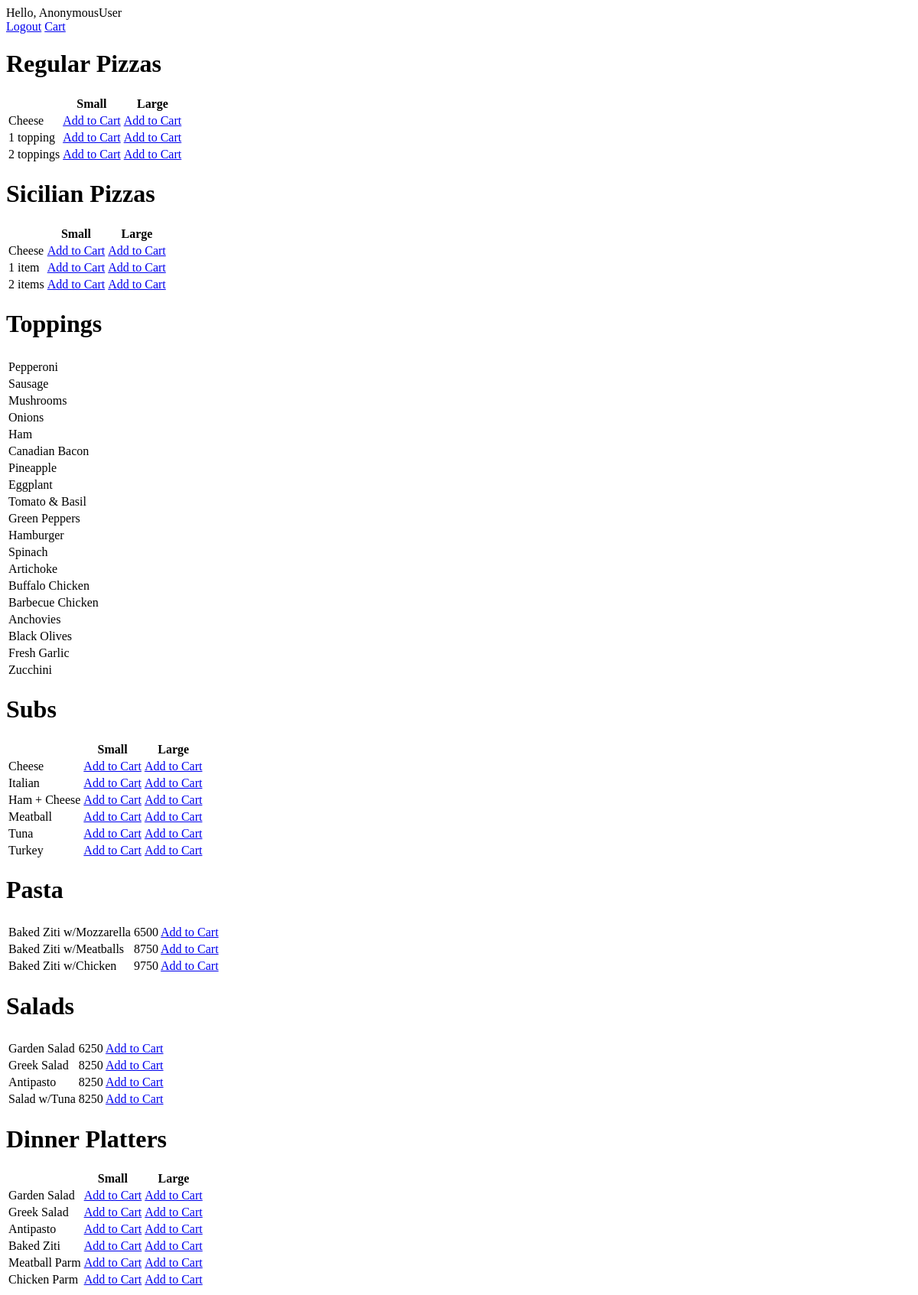
/, run on an earlier commit of the app's database.
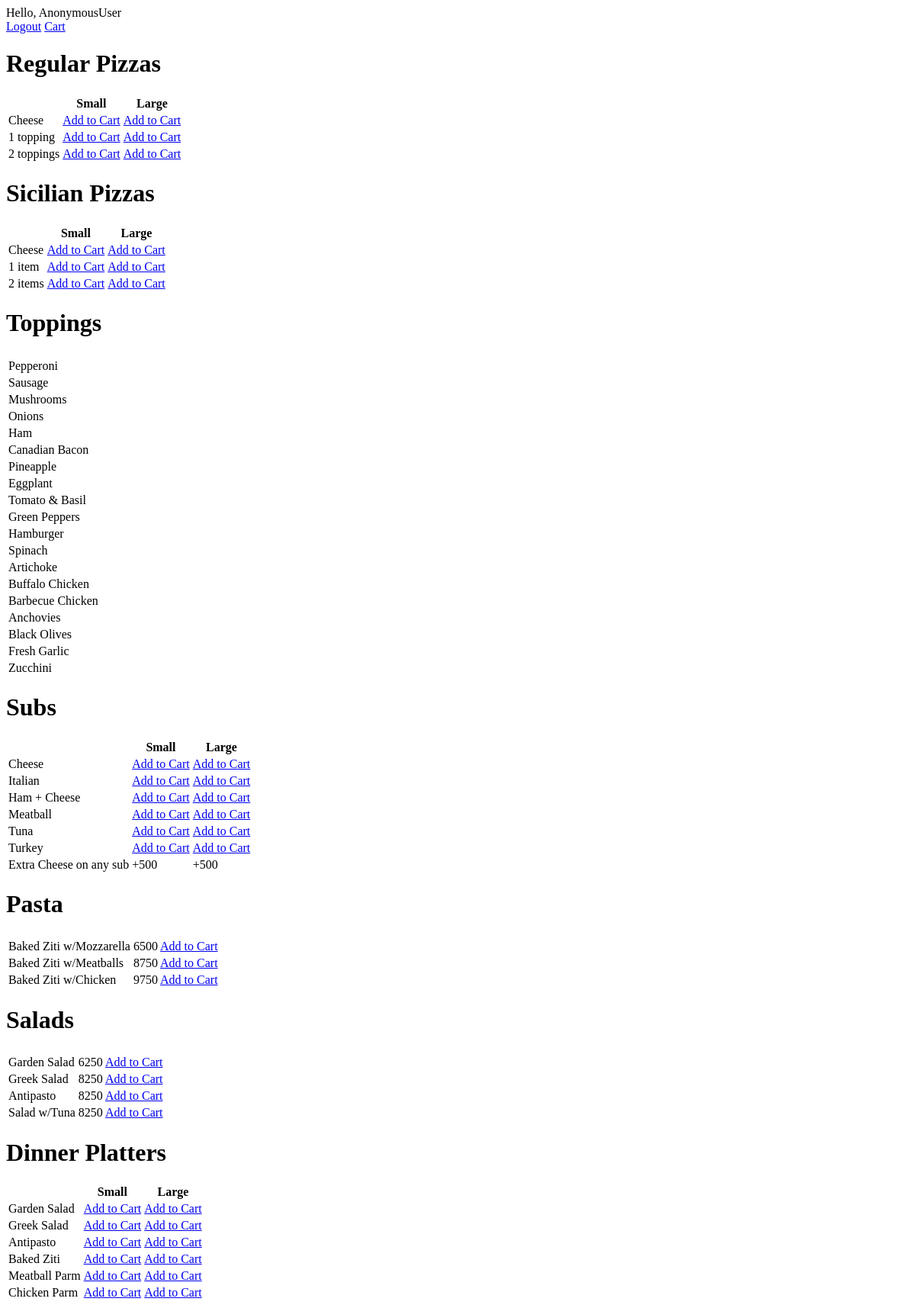
And on a later commit of the database.
### orders/models.py (models this page shows, shortened)
class Item(models.Model):
    category = models.ForeignKey(Category, on_delete=models.CASCADE)
    name = models.CharField(max_length=64)
    S = 'Small'
    L = 'Large'
    SIZE_CHOICES = (
        (S, 'Small'),
        (L, 'Large')
    )
    size = models.CharField(max_length=8, choices=SIZE_CHOICES, blank=True)
    price = models.IntegerField(blank=True, default=0) # Blankable for Toppings

class Topping(Item):
    """Define toppings."""

class Pasta(Item):
    """Define pastas."""

class Salad(Item):
    """Define salads."""

class Extra(Item):
    """Define extra-options."""

### orders/views.py (the view)
# urls.py: path('', views.index, name='index'),
def index(request):
    context = {
        "regular_pizzas": get_menu(Pizza.objects.filter(crust='Regular').all()),
        "sicilian_pizzas": get_menu(Pizza.objects.filter(crust='Sicilian').all()),
        "toppings": Topping.objects.all(),
        "subs": get_menu(Sub.objects.all()),
        "extras": Extra.objects.all(),
        "pastas": Pasta.objects.all(),
        "salads": Salad.objects.all(),
        "dinners": get_menu(Dinner.objects.all()),
        "user": request.user
    }
    return render(request, 'orders/index.html', context)

### orders/views.py (called while the page is built)
def get_menu(products):
    names = []
    for product in products:
        if product.name not in names:
            names.append(product.name)
    items = []
    for name in names:
        item = {}
        item["name"] = name
        for product in products:
            try:
                if product.name == name and product.size == 'Small':
                    item['id_small'] = product.id
                    item['price_small'] = product.price
                elif product.name == name and product.size == 'Large':
                    item['id_large'] = product.id
                    item['price_large'] = product.price
            except:
                item['id'] = product.id
                item['price'] = product.price
        items.append(item)
    return items

### orders/templates/orders/index.html
{% extends 'base_orders.html' %}
{% block body %}
{% if user %}
<div>Hello, {{ user }}</div>
<a href="{% url 'logout' %}">Logout</a>
<a href="{% url 'cart' %}">Cart</a>
{% endif %}
<h1>Regular Pizzas</h1>
<table>
    <tr>
        <th></th>
        <th>Small</th>
        <th>Large</th>
    </tr>
    {% for regular_pizza in regular_pizzas %}
    <tr>
        <td>{{ regular_pizza.name }}</td>
        <td>{{ regular_pizza.price_small }} <a href="{% url 'item_detail' regular_pizza.id_small %}">Add to Cart</a></td>
        <td>{{ regular_pizza.price_large }} <a href="{% url 'item_detail' regular_pizza.id_large %}">Add to Cart</a></td>
    </tr>
    {% endfor %}
</table>
<h1>Sicilian Pizzas</h1>
<table>
    <tr>
        <th></th>
        <th>Small</th>
        <th>Large</th>
    </tr>
    {% for sicilian_pizza in sicilian_pizzas %}
    <tr>
        <td>{{ sicilian_pizza.name }}</td>
        <td>{{ sicilian_pizza.price_small }} <a href="{% url 'item_detail' sicilian_pizza.id_small %}">Add to Cart</a></td>
        <td>{{ sicilian_pizza.price_large }} <a href="{% url 'item_detail' sicilian_pizza.id_large %}">Add to Cart</a></td>
    </tr>
    {% endfor %}
</table>
<h1>Toppings</h1>
<table>
    <tr>
        <th></th>
    </tr>
    {% for topping in toppings %}
    <tr>
        <td>{{ topping.name }}</td>
    </tr>
    {% endfor %}
</table>
<h1>Subs</h1>
<table>
    <tr>
        <th></th>
        <th>Small</th>
        <th>Large</th>
    </tr>
    {% for sub in subs %}
    <tr>
        <td>{{ sub.name }}</td>
        <td>{{ sub.price_small }} <a href="{% url 'item_detail' sub.id_small %}">Add to Cart</a></td>
        <td>{{ sub.price_large }} <a href="{% url 'item_detail' sub.id_large %}">Add to Cart</a></td>
    </tr>
    {% endfor %}
    {% for extra in extras %}
    <tr>
        <td>{{ extra.name }} on any sub</td>
        <td>+{{ extra.price }}</td>
        <td>+{{ extra.price }}</td>
    </tr>
    {% endfor %}
</table>
<h1>Pasta</h1>
<table>
    <tr>
        <th></th>
        <th></th>
    </tr>
    {% for pasta in pastas %}
    <tr>
        <td>{{ pasta.name }}</td>
        <td>{{ pasta.price }} <a href="{% url 'item_detail' pasta.id %}">Add to Cart</a></td>
    </tr>
    {% endfor %}
</table>
<h1>Salads</h1>
<table>
    <tr>
        <th></th>
        <th></th>
    </tr>
    {% for salad in salads %}
    <tr>
        <td>{{ salad.name }}</td>
        <td>{{ salad.price }} <a href="{% url 'item_detail' salad.id %}">Add to Cart</a></td>
    </tr>
    {% endfor %}
</table>
<h1>Dinner Platters</h1>
<table>
    <tr>
        <th></th>
        <th>Small</th>
        <th>Large</th>
    </tr>
    {% for dinner in dinners %}
    <tr>
        <td>{{ dinner.name }}</td>
        <td>{{ dinner.price_small }} <a href="{% url 'item_detail' dinner.id_small %}">Add to Cart</a></td>
        <td>{{ dinner.price_large }} <a href="{% url 'item_detail' dinner.id_large %}">Add to Cart</a></td>
    </tr>
    {% endfor %}
</table>
{% endblock %}

What changed in the data, as far as the page shows it:
added Extra: name "Extra Cheese", price "500"
